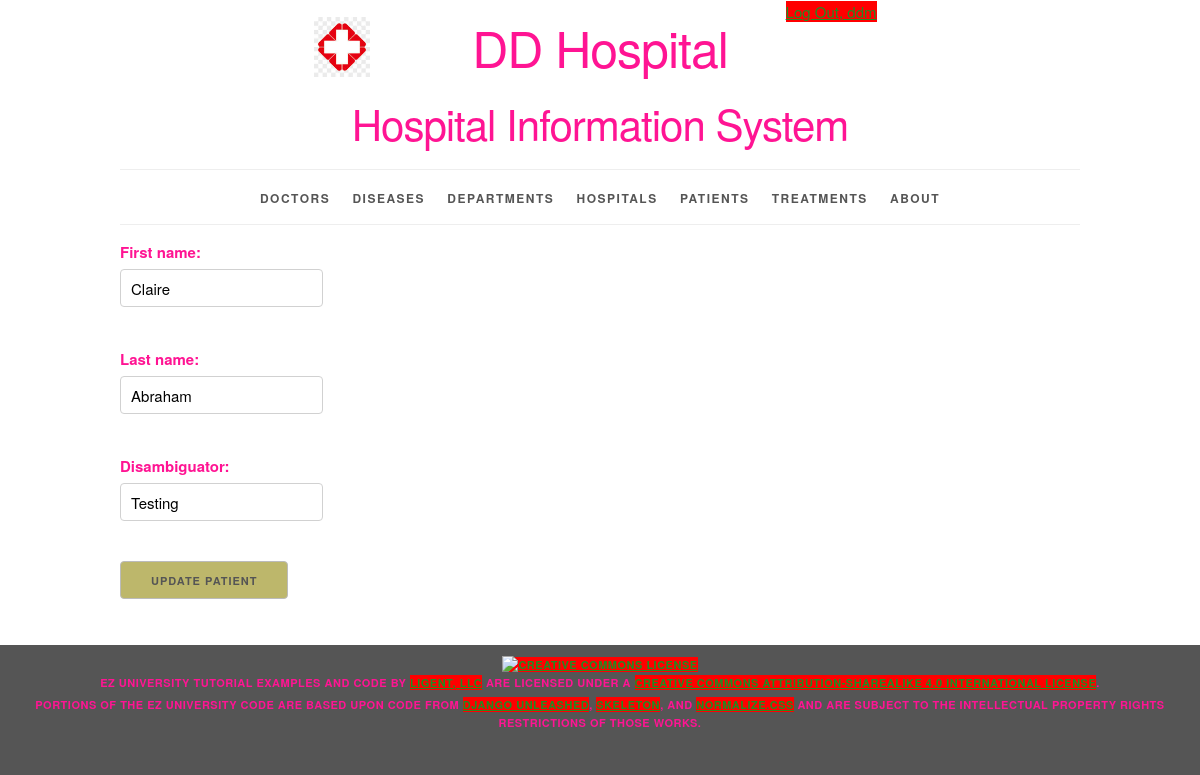
Page /patient/90/update/ (signed in) on the committed database.
### sysinfo/models.py (models this page shows, shortened)
class Patient(models.Model):
    patient_id = models.AutoField(primary_key=True)
    first_name = models.CharField(max_length=45)
    last_name = models.CharField(max_length=45)
    disambiguator = models.CharField(max_length=45, blank=True, default='')
    def get_update_url(self):
        return reverse('sysinfo_patient_update_urlpattern',
                       kwargs={'pk': self.pk}
                       )
    class Meta:
        ordering = ['last_name', 'first_name', 'disambiguator']
        constraints = [
            UniqueConstraint(fields=['last_name', 'first_name', 'disambiguator'],
                             name='unique_patient')
        ]

### sysinfo/views.py (the view)
class PatientUpdate(LoginRequiredMixin, PermissionRequiredMixin, UpdateView):
    form_class = PatientForm
    model = Patient
    template_name = 'sysinfo/patient_form_update.html'
    permission_required = 'sysinfo.change_patient'

### sysinfo/forms.py (shortened to what this page needs)
class PatientForm(forms.ModelForm):
    class Meta:
        model = Patient
        fields = '__all__'

### sysinfo/templates/sysinfo/patient_form_update.html (shortened to what this page needs)
{% extends 'sysinfo/base.html' %}
{% block content %}
    <form
        action="{{ patient.get_update_url }}"
        method="post">
        {{ form.as_p }}
        <button type="submit">Update Patient</button>
    </form>
{% endblock %}

### sysinfo/templates/sysinfo/base.html (shortened to what this page needs)
{% load static %}
<!DOCTYPE html>
<html lang="en">
<head>
    <link rel="stylesheet" type="text/css"
          href="{% static 'sysinfo/normalize.css' %}">
    <link rel="stylesheet" type="text/css"
          href="{% static 'sysinfo/skeleton.css' %}">
    <link rel="stylesheet" type="text/css"
          href="{% static 'sysinfo/style.css' %}">
</head>
<body>
<div class="container">
    <div class="status row">
        <div class="offset-by-eight four columns">
            <ul class="inline">
                {% if user.is_authenticated %}
                    <li><a href="{% url 'logout_urlpattern' %}">
                        Log Out, {{ user.get_username }}</a></li>
                {% else %}
                    <li><a href="{% url 'login_urlpattern' %}">
                        Log In</a></li>
                {% endif %}
            </ul>
        </div>
    </div>
    <header class="row">
        <div class="offset-by-one ten columns">
            <h1 class="logo">DD Hospital</h1>
            <h2>Hospital Information System</h2>
        </div>
    </header>
    <nav>
        <ul>
            {% if perms.sysinfo.view_doctor %}
                <li>
                    <a href="{% url 'sysinfo_doctor_list_urlpattern' %}">
                        Doctors</a></li>
            {% endif %}
            {% if perms.sysinfo.view_disease %}
                <li>
                    <a href="{% url 'sysinfo_disease_list_urlpattern' %}">
                        Diseases</a></li>
            {% endif %}
            {% if perms.sysinfo.view_department %}
                <li>
                    <a href="{% url 'sysinfo_department_list_urlpattern' %}">
                        Departments</a></li>
            {% endif %}
            {% if perms.sysinfo.view_hospital %}
                <li>
                    <a href="{% url 'sysinfo_hospital_list_urlpattern' %}">
                        Hospitals</a></li>
            {% endif %}
            {% if perms.sysinfo.view_patient %}
                <li>
                    <a href="{% url 'sysinfo_patient_list_urlpattern' %}">
                        Patients</a></li>
            {% endif %}
            {% if perms.sysinfo.view_treatment %}
                <li>
                    <a href="{% url 'sysinfo_treatment_list_urlpattern' %}">
                        Treatments</a></li>
            {% endif %}
            <li>
                <a href="{% url 'about_urlpattern' %}">
                    About</a></li>
        </ul>
    </nav>
    <main>
        {% block content %}{% endblock %}
    </main>
</div>
<footer>
    <p>
        <a rel="license" href="http://creativecommons.org/licenses/by-sa/4.0/">
            <img alt="Creative Commons License" style="border-width:0"
                 src="https://i.creativecommons.org/l/by-sa/4.0/88x31.png"/>
        </a><br/><span property="dct:title">EZ University Tutorial Examples and Code</span>
        by
        <a href="https://www.ligent.net" property="cc:attributionName"
           rel="cc:attributionURL">Ligent, LLC</a> are licensed under a
        <a rel="license" href="http://creativecommons.org/licenses/by-sa/4.0/">Creative Commons Attribution-ShareAlike
            4.0 International License</a>.
    </p>
    <p>Portions of the EZ University code are based upon code from
        <a href="https://django-unleashed.com">Django Unleashed</a>,
        <a href="http://getskeleton.com/">Skeleton</a>, and
        <a href="https://necolas.github.io/normalize.css/">Normalize.css</a> and
        are subject to the intellectual property rights restrictions of those works.
    </p>
</footer>
</body>
</html>

### sysinfo/static/sysinfo/skeleton.css (style rules this page uses)
.container { position: relative; width: 100%; max-width: 960px; margin: 0 auto; padding: 0 20px; box-sizing: border-box; }
.column, .columns { width: 100%; float: left; box-sizing: border-box; }
@media (min-width: 400px) { .container { width: 85%; padding: 0; } }
@media (min-width: 550px) { .container { width: 80%; } }
@media (min-width: 550px) { .column, .columns { margin-left: 4%; } }
@media (min-width: 550px) { .column:first-child, .columns:first-child { margin-left: 0; } }
@media (min-width: 550px) { .four.columns { width: 30.6666666667%; } }
@media (min-width: 550px) { .ten.columns { width: 82.6666666667%; } }
@media (min-width: 550px) { .offset-by-one.column, .offset-by-one.columns { margin-left: 8.66666666667%; } }
@media (min-width: 550px) { .offset-by-eight.column, .offset-by-eight.columns { margin-left: 69.3333333333%; } }
html { font-size: 62.5%; }
body { font-size: 1.5em; line-height: 1.6; font-weight: 400; font-family: "Raleway", "HelveticaNeue", "Helvetica Neue", Helvetica, Arial, sans-serif; color: #FF1493; }
h1, h2, h3, h4, h5, h6 { margin-top: 0; margin-bottom: 2rem; font-weight: 300; }
h1 { font-size: 4.0rem; line-height: 1.2; letter-spacing: -.1rem; }
h2 { font-size: 3.6rem; line-height: 1.25; letter-spacing: -.1rem; }
@media (min-width: 550px) { h1 { font-size: 5.0rem; } }
@media (min-width: 550px) { h2 { font-size: 4.2rem; } }
p { margin-top: 0; }
a { color: #228B22; }
.button, button, input[type="submit"], input[type="reset"], input[type="button"] { display: inline-block; height: 38px; padding: 0 30px; color: #555; text-align: center; font-size: 11px; font-weight: 600; line-height: 38px; letter-spacing: .1rem; text-transform: uppercase; text-decoration: none; white-space: nowrap; background-color: #BDB76B; border-radius: 4px; border: 1px solid #bbb; cursor: pointer; box-sizing: border-box; }
input[type="email"], input[type="number"], input[type="search"], input[type="text"], input[type="tel"], input[type="url"], input[type="password"], textarea, select { height: 38px; padding: 6px 10px; background-color: #fff; border: 1px solid #D1D1D1; border-radius: 4px; box-shadow: none; box-sizing: border-box; }
input[type="email"], input[type="number"], input[type="search"], input[type="text"], input[type="tel"], input[type="url"], input[type="password"], textarea { -webkit-appearance: none; -moz-appearance: none; appearance: none; }
label, legend { display: block; margin-bottom: .5rem; font-weight: 600; }
ul { list-style: circle inside; }
ol, ul { padding-left: 0; margin-top: 0; }
li { margin-bottom: 1rem; }
button, .button { margin-bottom: 1rem; }
input, textarea, select, fieldset { margin-bottom: 1.5rem; }
pre, blockquote, dl, figure, table, p, ul, ol, form { margin-bottom: 2.5rem; }
.container:after, .row:after, .u-cf { content: ""; display: table; clear: both; }

### sysinfo/static/sysinfo/style.css (style rules this page uses)
html { height: 100%; background-color: #555; }
body { background-color: white; }
body>div>header { text-align: center;; }
header h1 { display: inline-block; font-weight: normal; font-style: normal; width: 100%; margin-top: 0; padding-top: 0; }
.logo { padding-top: 50px; background-image: url("/static/sysinfo/logo.png"); background-size: 50px; background-repeat: no-repeat; background-position: top; }
@media (min-width: 750px) { .logo { padding-top: 0; background-size: contain; background-position: 0% 0%; } }
@media (min-width: 1000px) { .logo { background-position: 10% 0%; } }
@media (min-width: 1200px) { .logo { background-position: 15% 0%; } }
nav { border-top: 1px solid #eee; width: 100%; border-bottom: 1px solid #eee; margin: 0 0 1em; padding: 0; }
nav ul { margin: 0; padding: 1em 0; list-style-type: none; text-align: center; }
nav ul li { display: inline; padding: 0; margin: 0 0.25em; font-weight: 600; text-transform: uppercase; text-align: center; font-size: 1rem; letter-spacing: .10rem; }
@media (min-width: 400px) { nav ul li { letter-spacing: .15rem; font-size: 1.2rem; margin: 0 0.5em; } }
@media (min-width: 550px) { nav ul li { margin: 0 0.75em; } }
nav ul li a { color: #555; text-decoration: none; background-color: transparent; cursor: pointer; }
.inline { list-style-type: none; padding: 0; margin: 0 0 -0.5em; }
.inline li { display: inline; }
body>footer { width: 100%; background-color: #555; font-size: 1.1rem; letter-spacing: .05rem; font-weight: 600; text-transform: uppercase; text-align: center; padding: 1em 0; margin: 1em 0; }
body>footer p { margin-bottom: 0.5rem; }

### rows in the picture
Patient: first_name "Claire", last_name "Abraham", disambiguator "Testing"

### other values in the picture
{{ user.get_username }} "ddm"
